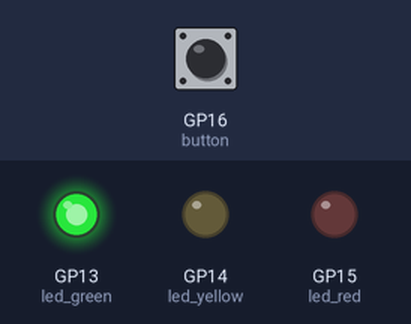
Simulated run of this program. Board: Raspberry Pi Pico running MicroPython. Shown: output pins drawn as LEDs (lit = HIGH). The test bench sets the inputs (shaded band); at power-on: GP16 (button) LOW. Threads take turns every 2 ms.

Above: at 22.4 s.
22.5 s: GP16 (button) pulled HIGH for 0.15 s
At 27.3 s:
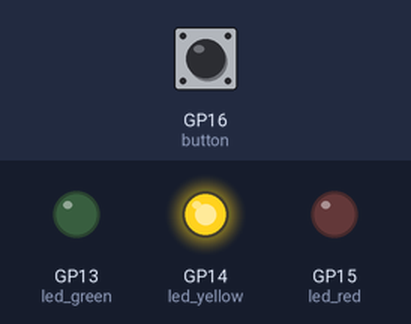
At 28.8 s:
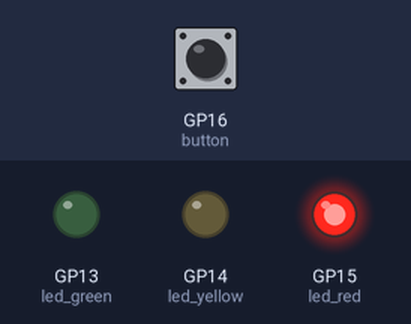
Timing chart, 0 to 30.3 s (numbered marks = the images above; inputs shaded):
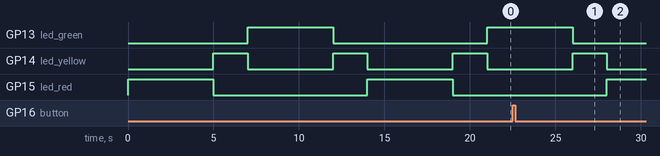

The program:

traffic-light-button.py
```python
# Traffic light game
# https://docs.sunfounder.com/projects/thales-kit/en/latest/micropython/traffic_light.html
import machine
import utime
import _thread

# Define LEDs
led_red = machine.Pin(15, machine.Pin.OUT)
led_yellow = machine.Pin(14, machine.Pin.OUT)
led_green = machine.Pin(13, machine.Pin.OUT)

# Define button with pull-down resister (no internal pull-down since a 10k ohm external pull down resistor is used)
button = machine.Pin(16, machine.Pin.IN)

global button_status
button_status = 0
lock = _thread.allocate_lock() # thread-safe access to button_status


def button_thread():
    # Thread to monitor the button press and update button_status safely
    global button_status
    while True:
        if button.value() == 1:
            with lock:
                button_status = 1
            utime.sleep_ms(50) #debounce delay
            while button.value() == 1:
                utime.sleep_ms(50) # wait until the button is released

_thread.start_new_thread(button_thread, ())

while True:
    with lock:
        if button_status == 1:
            led_red.value(1)
            utime.sleep(10)
            led_red.value(0)

            # reset button status after handling
            button_status = 0
    #global button_status
    #button_status = 0

    led_red.value(1)
    utime.sleep(5)
    led_red.value(0)

    led_yellow.value(1)
    utime.sleep(2)
    led_yellow.value(0)

    led_green.value(1)
    utime.sleep(5)
    led_green.value(0)

    led_yellow.value(1)
    utime.sleep(2)
    led_yellow.value(0)
```

Measured:
- after the input at 22.5 s, GP14 (led_yellow): goes on until 28.0 s, then stays LOW; GP15 (led_red): goes on until 28.0 s, then stays HIGH
- by itself, GP14 (led_yellow): alternates HIGH for 2.0 s and LOW for 5.0 s
- by itself, GP15 (led_red): alternates HIGH for 5.0 s and LOW for 9.0 s
